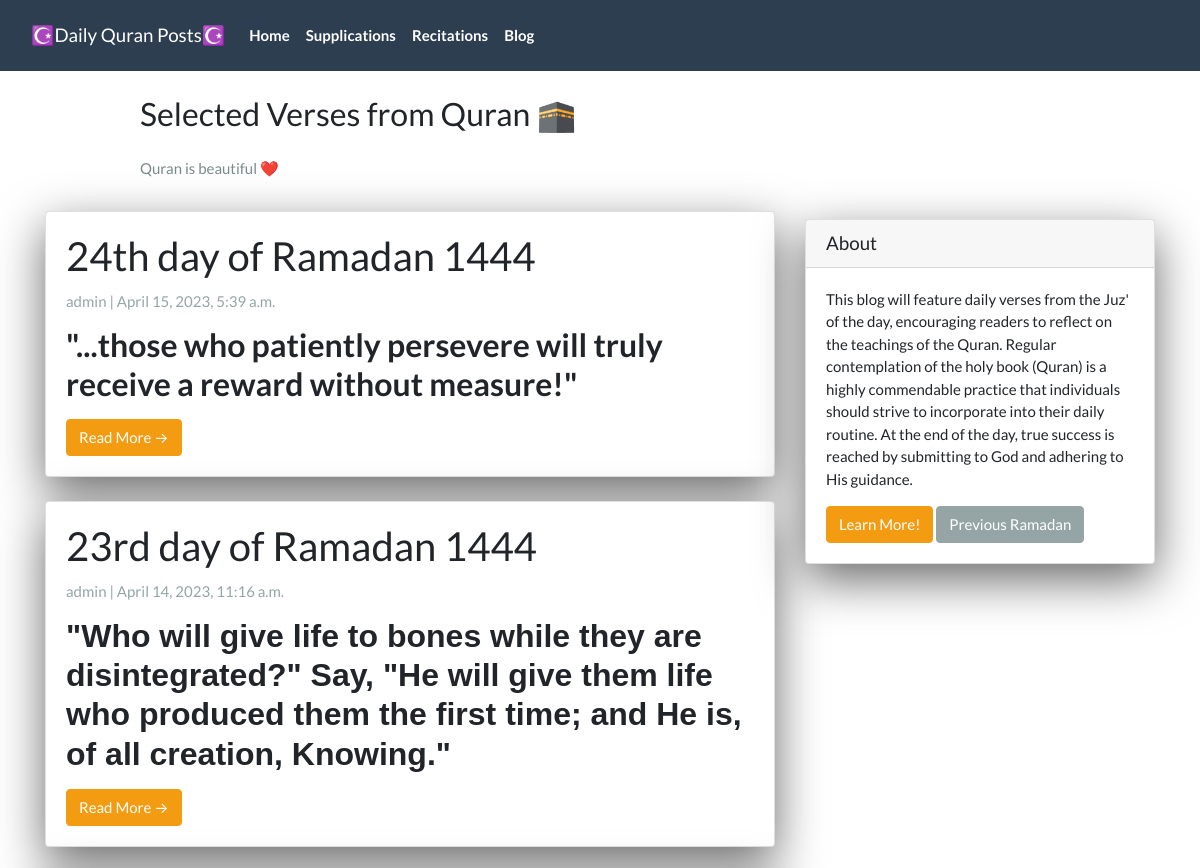
/ (upper part), run on an earlier commit of the app's database.
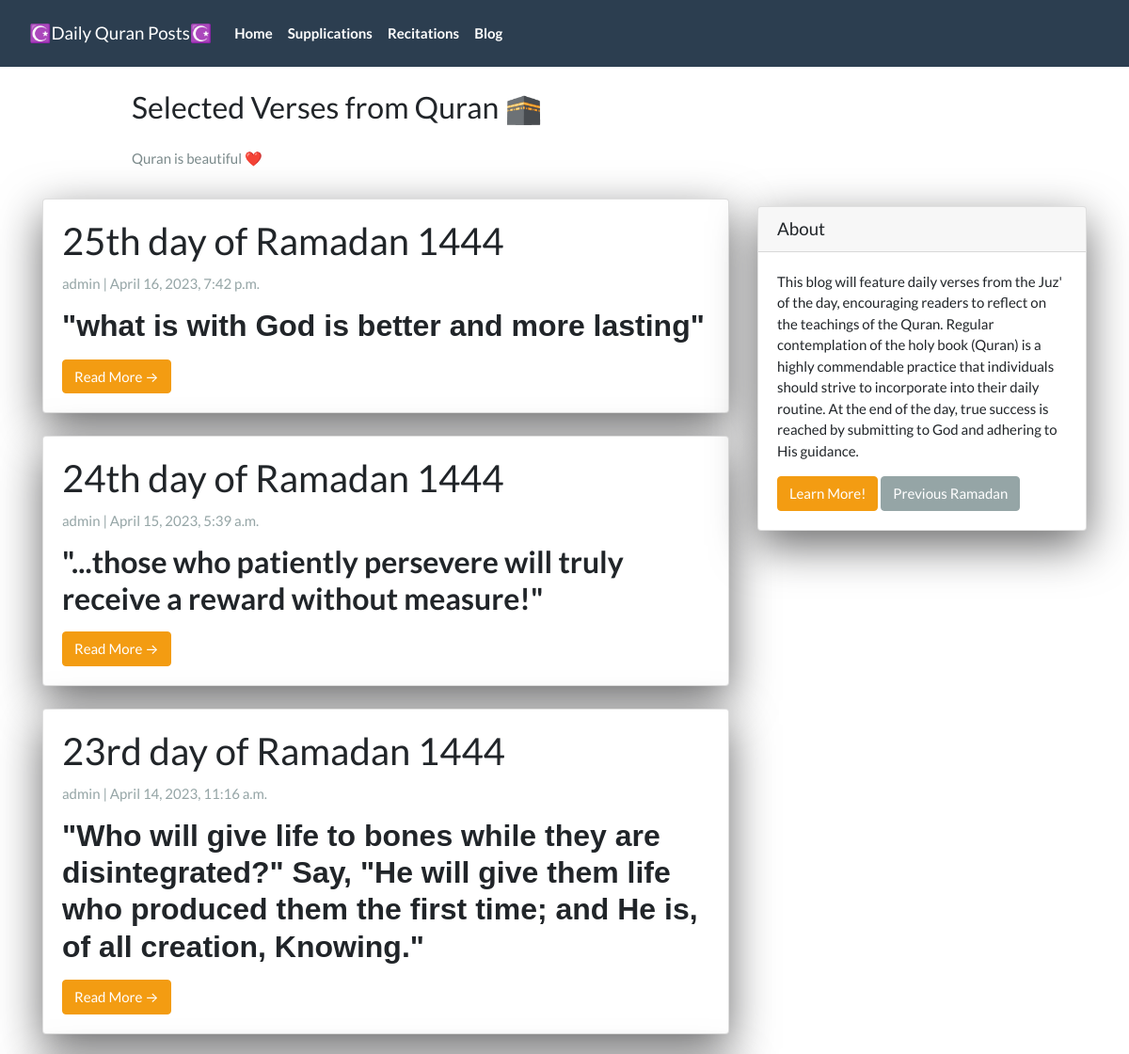
And on a later commit of the database.
### App/models.py (models this page shows, shortened)
class Post(models.Model):
  title =  models.CharField(max_length=200, unique=True)
  slug =   models.SlugField(max_length=200, unique=True)
  author = models.ForeignKey(User, on_delete=models.CASCADE, related_name='blog_posts')
  created_on = models.DateTimeField(auto_now_add=True)
  updated_on = models.DateTimeField(auto_now=True)
  summary = RichTextField(blank=True, null=True)
  content = RichTextField(blank=True, null=True)
  video_link = EmbedVideoField(blank=True, null=True)
  status = models.IntegerField(choices=STATUS, default=0)
  class Meta:
    ordering = ['-created_on']

### App/views.py (the view)
# urls.py: path('',                PostList.as_view(),           name="home"),
class PostList(generic.ListView):
  queryset = Post.objects.filter(status=1).order_by('-created_on')
  template_name = 'index.html'

### App/templates/index.html (shortened to what this page needs)
{% extends "base.html" %}
{% block content %}
<header class="masthead">
  <div class="container">
    <div class="row">
      <div class=" col-md-8 col-md-10 mx-auto">
        <div class="site-heading">
          <h3 class=" site-heading my-4 mt-3 text-black">Selected Verses from Quran 🕋</h3>
          <p class="text-dark">Quran is beautiful ❤️</p>
        </div>
      </div>
    </div>
  </div>
</header>
<div class="container">
  <div class="row">
    <div class="col-md-8 mt-3 left">
      {% for post in post_list %}
      <div class="card mb-4">
        <div class="card-body">
          <h2 class="card-title">{{ post.title }}</h2>
          <p class="card-text text-muted h6">{{ post.author }} | {{ post.created_on}} </p>
          <p class="card-text">{{post.summary | safe}}</p>
          <a href="{% url 'post_detail' post.slug  %}" class="btn btn-warning">Read More &RightArrow;</a>
        </div>
      </div>
      {% endfor %}
    </div>
    {% block sidebar %}
    {% include 'sidebar.html' %}
    {% endblock sidebar %}
  </div>
</div>
{%endblock%}

### App/templates/base.html (shortened to what this page needs)
<!DOCTYPE html>
<html>
<head>
  <link rel="stylesheet" href="https://stackpath.bootstrapcdn.com/bootswatch/4.5.2/flatly/bootstrap.min.css">
</head>
<body>
  <nav class="navbar navbar-expand-lg navbar-dark bg-primary" id="mainNav">
    <div class="container-fluid">
      <a class="navbar-brand" href="{% url 'home' %}">☪️Daily Quran Posts☪️</a>
      <div class="collapse navbar-collapse" id="navbarResponsive">
        <ul class="navbar-nav ms-auto mb-2 mb-lg-0">
          <li class="nav-item text-black">
            <a class="nav-link text-black font-weight-bold" href="{% url 'home' %}">Home</a>
          </li>
          <li class="nav-item text-black">
            <a class="nav-link text-black font-weight-bold" href="{% url 'supplications' %}">Supplications</a>
          </li>
          <li class="nav-item text-black">
            <a class="nav-link text-black font-weight-bold" href="{% url 'recitations' %}">Recitations</a>
          </li>
          <li class="nav-item text-black">
            <a class="nav-link text-black font-weight-bold" href="{% url 'blog' %}">Blog</a>
          </li>
        </ul>
      </div>
    </div>
  </nav>
  {% block content %}{% endblock content %}
</body>
</html>

### App/templates/sidebar.html (shortened to what this page needs)
{% block sidebar %}
<div class="col-md-4 float-right ">
  <div class="card my-4">
    <h5 class="card-header">About</h5>
    <div class="card-body">
      <p class="card-text">This blog will feature daily verses from the Juz' of the day, encouraging readers to reflect on the teachings of the Quran.  Regular contemplation of the holy book (Quran) is a highly commendable practice that individuals should strive to incorporate into their daily routine.  At the end of the day, true success is reached by submitting to God and adhering to His guidance.</p>
      <a href="https://www.altafsir.com/Languages.asp?LanguageID=2" target="_blank" class="btn btn-warning">Learn More!</a>
      <a href="https://alquran.blog" target="_blank" class="btn btn-secondary">Previous Ramadan</a>
    </div>
  </div>
</div>
{% endblock sidebar %}

### App/templates/sidebar.html (style rules this page uses)
.card { box-shadow: 0 16px 48px #6a6a6b; }

What changed in the data, as far as the page shows it:
added Post: title "25th day of Ramadan 1444", author "admin", created_on "April 16, 2023, 7:42 p.m.", summary "\"what is with God is better and more lasting\""
